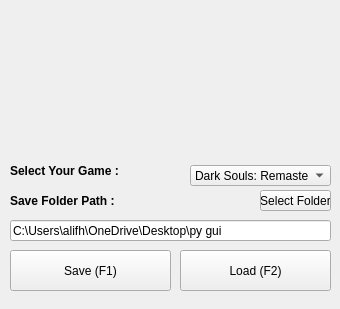
<?xml version="1.0" encoding="UTF-8"?>
<ui version="4.0">
 <class>Form</class>
 <widget class="QWidget" name="Form">
  <property name="windowModality">
   <enum>Qt::NonModal</enum>
  </property>
  <property name="enabled">
   <bool>true</bool>
  </property>
  <property name="geometry">
   <rect>
    <x>0</x>
    <y>0</y>
    <width>340</width>
    <height>309</height>
   </rect>
  </property>
  <property name="minimumSize">
   <size>
    <width>340</width>
    <height>309</height>
   </size>
  </property>
  <property name="maximumSize">
   <size>
    <width>340</width>
    <height>390</height>
   </size>
  </property>
  <property name="windowTitle">
   <string>Dark Souls Save Backup Tools</string>
  </property>
  <property name="windowIcon">
   <iconset>
    <normaloff>Dark_sign.ico</normaloff>Dark_sign.ico</iconset>
  </property>
  <property name="statusTip">
   <string/>
  </property>
  <widget class="QLineEdit" name="SaveFolderPath">
   <property name="geometry">
    <rect>
     <x>10</x>
     <y>220</y>
     <width>321</width>
     <height>21</height>
    </rect>
   </property>
   <property name="text">
    <string>C:\Users\alifh\OneDrive\Desktop\py gui</string>
   </property>
   <property name="readOnly">
    <bool>true</bool>
   </property>
  </widget>
  <widget class="QPushButton" name="selectSaveFolderButton">
   <property name="geometry">
    <rect>
     <x>260</x>
     <y>190</y>
     <width>71</width>
     <height>21</height>
    </rect>
   </property>
   <property name="text">
    <string>Select Folder</string>
   </property>
  </widget>
  <widget class="QLabel" name="label">
   <property name="geometry">
    <rect>
     <x>10</x>
     <y>190</y>
     <width>181</width>
     <height>21</height>
    </rect>
   </property>
   <property name="font">
    <font>
     <weight>75</weight>
     <bold>true</bold>
    </font>
   </property>
   <property name="text">
    <string>Save Folder Path :</string>
   </property>
  </widget>
  <widget class="QPushButton" name="saveButton">
   <property name="geometry">
    <rect>
     <x>10</x>
     <y>250</y>
     <width>161</width>
     <height>41</height>
    </rect>
   </property>
   <property name="text">
    <string>Save (F1)</string>
   </property>
  </widget>
  <widget class="QPushButton" name="loadButton">
   <property name="geometry">
    <rect>
     <x>180</x>
     <y>250</y>
     <width>151</width>
     <height>41</height>
    </rect>
   </property>
   <property name="text">
    <string>Load (F2)</string>
   </property>
  </widget>
  <widget class="QLabel" name="Logo">
   <property name="geometry">
    <rect>
     <x>0</x>
     <y>0</y>
     <width>341</width>
     <height>151</height>
    </rect>
   </property>
   <property name="text">
    <string>&lt;html&gt;&lt;head/&gt;&lt;body&gt;&lt;p&gt;&lt;img src=&quot;C:/Users/alifh/OneDrive/Desktop/py gui/Dark_Souls_Logo.jpg&quot; width=&quot;341&quot; height=&quot;151&quot;/&gt;&lt;/p&gt;&lt;/body&gt;&lt;/html&gt;</string>
   </property>
  </widget>
  <widget class="QComboBox" name="comboBox">
   <property name="geometry">
    <rect>
     <x>190</x>
     <y>165</y>
     <width>141</width>
     <height>21</height>
    </rect>
   </property>
   <item>
    <property name="text">
     <string>Dark Souls: Remastered</string>
    </property>
   </item>
   <item>
    <property name="text">
     <string>Dark Souls II</string>
    </property>
   </item>
   <item>
    <property name="text">
     <string>Dark Souls III</string>
    </property>
   </item>
  </widget>
  <widget class="QLabel" name="label_2">
   <property name="geometry">
    <rect>
     <x>10</x>
     <y>160</y>
     <width>181</width>
     <height>21</height>
    </rect>
   </property>
   <property name="font">
    <font>
     <weight>75</weight>
     <bold>true</bold>
    </font>
   </property>
   <property name="text">
    <string>Select Your Game :</string>
   </property>
  </widget>
  <widget class="QLabel" name="labelStatus">
   <property name="geometry">
    <rect>
     <x>10</x>
     <y>290</y>
     <width>331</width>
     <height>20</height>
    </rect>
   </property>
   <property name="text">
    <string/>
   </property>
  </widget>
 </widget>
 <resources>
  <include location="ds.qrc"/>
 </resources>
 <connections/>
</ui>
